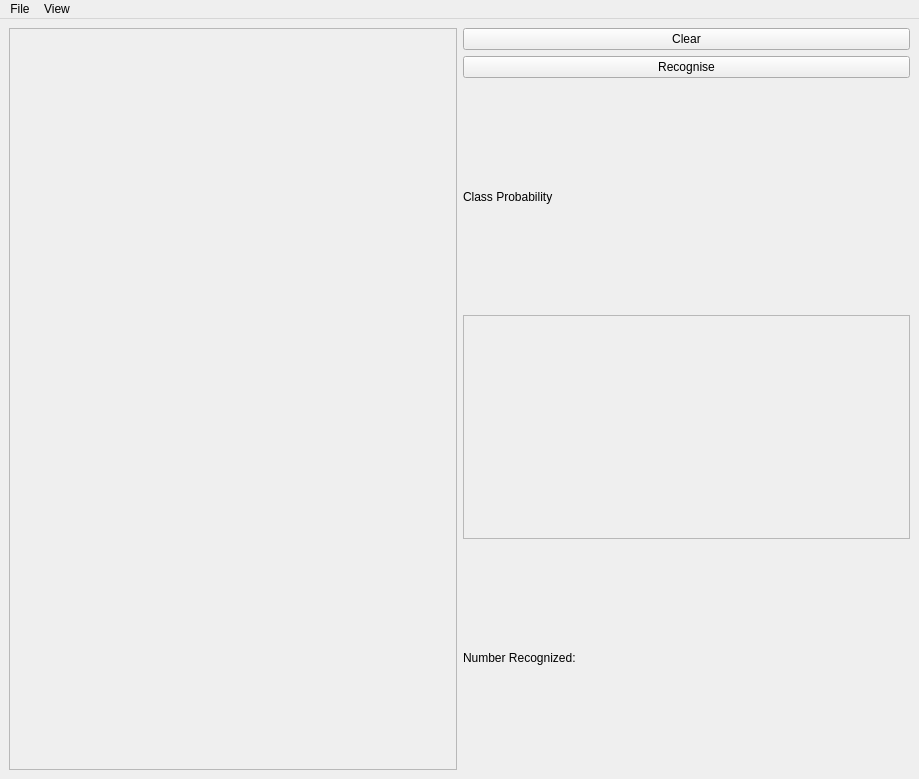
<?xml version="1.0" encoding="UTF-8"?>
<ui version="4.0">
 <class>MainWindow</class>
 <widget class="QMainWindow" name="MainWindow">
  <property name="geometry">
   <rect>
    <x>0</x>
    <y>0</y>
    <width>919</width>
    <height>779</height>
   </rect>
  </property>
  <property name="windowTitle">
   <string>MainWindow</string>
  </property>
  <widget class="QWidget" name="WindowContent">
   <layout class="QGridLayout" name="gridLayout">
    <item row="0" column="0">
     <layout class="QHBoxLayout" name="VerticalDivider">
      <item>
       <widget class="QFrame" name="DrawingCanvas">
        <property name="frameShape">
         <enum>QFrame::StyledPanel</enum>
        </property>
        <property name="frameShadow">
         <enum>QFrame::Raised</enum>
        </property>
       </widget>
      </item>
      <item>
       <layout class="QVBoxLayout" name="ButtonLayout">
        <item>
         <widget class="QPushButton" name="ClearButton">
          <property name="text">
           <string>Clear</string>
          </property>
         </widget>
        </item>
        <item>
         <widget class="QPushButton" name="RecogniseButton">
          <property name="text">
           <string>Recognise</string>
          </property>
         </widget>
        </item>
        <item>
         <widget class="QLabel" name="ClassProbabilityLabel">
          <property name="text">
           <string>Class Probability</string>
          </property>
         </widget>
        </item>
        <item>
         <widget class="QFrame" name="ClassProbabilityGraph">
          <property name="frameShape">
           <enum>QFrame::StyledPanel</enum>
          </property>
          <property name="frameShadow">
           <enum>QFrame::Raised</enum>
          </property>
         </widget>
        </item>
        <item>
         <widget class="QLabel" name="NumberLabel">
          <property name="text">
           <string>Number Recognized:</string>
          </property>
         </widget>
        </item>
       </layout>
      </item>
     </layout>
    </item>
   </layout>
  </widget>
  <widget class="QMenuBar" name="Menubar">
   <property name="geometry">
    <rect>
     <x>0</x>
     <y>0</y>
     <width>919</width>
     <height>30</height>
    </rect>
   </property>
   <widget class="QMenu" name="menuFile">
    <property name="title">
     <string>File</string>
    </property>
    <addaction name="separator"/>
    <addaction name="actionQuit"/>
   </widget>
   <widget class="QMenu" name="menuView">
    <property name="title">
     <string>View</string>
    </property>
    <addaction name="separator"/>
   </widget>
   <addaction name="menuFile"/>
   <addaction name="menuView"/>
  </widget>
  <action name="actionQuit">
   <property name="text">
    <string>Quit</string>
   </property>
   <property name="shortcut">
    <string>Ctrl+Q</string>
   </property>
  </action>
 </widget>
 <resources/>
 <connections>
  <connection>
   <sender>actionQuit</sender>
   <signal>triggered()</signal>
   <receiver>MainWindow</receiver>
   <slot>close()</slot>
   <hints>
    <hint type="sourcelabel">
     <x>-1</x>
     <y>-1</y>
    </hint>
    <hint type="destinationlabel">
     <x>459</x>
     <y>389</y>
    </hint>
   </hints>
  </connection>
 </connections>
</ui>
